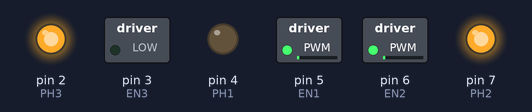
Recording of a sketch running on a simulated Arduino Uno, built with avr-gcc and run on an emulated ATmega328P. On the bench: switched loads named in the sketch (green lamp = pin HIGH), output pins drawn as LEDs (lit = HIGH). What the sketch prints to the serial monitor is not drawn.

Above: at 0.05 s.
At 0.85 s:
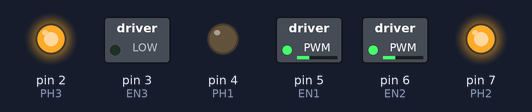
At 1.65 s:
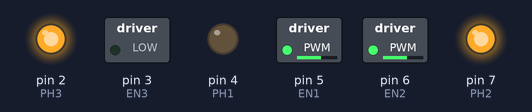
At 2.25 s:
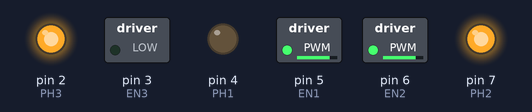
At 3.25 s:
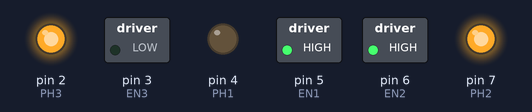
Timing chart, 0 to 7.5 s (numbered marks = the images above):
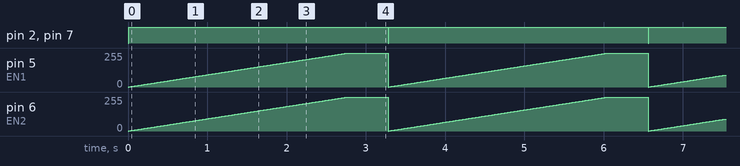

The sketch:

motor_test.ino
```cpp
#include "Motors.h"

void setup() {
  // put your setup code here, to run once:
  Serial.begin(9600);
  Motors::init();
}

unsigned short direction = 0;

void loop() {
  for (int i = 0; i<=255; i++){
    Motors::MoveMotors(0, i, 0);
    Serial.println(i);
    delay(10);
  }
  delay(500);
}
```

Motors.cpp
```cpp
#include "Motors.h"
#include "Arduino.h"
#include "Math.h"

#define EN1 5
#define EN2 6
#define EN3 3

#define PH1 4
#define PH2 7
#define PH3 2

void Motors::MoveMotors(float theta, int speed, float angle){
  if(speed < 0 || speed > 255){
    Serial.println("Error: invalid MoveMotors speed input");
    return;
  }

  float angle1 = (30 + theta) * PI/180;
  float angle2 = (150 + theta) * PI/180;
  float angle3 = (90 + theta) * PI/180;

  float speed1 = cos(angle1) * speed + angle;
  float speed2 = cos(angle2) * speed + angle;
  float speed3 = cos(angle3) * speed + angle;


  //find maximum and divide them by it, makes at least one value 1 and all others proportional
  float max = max(max(speed1, speed2), speed3);
  speed1 /= max;
  speed2 /= max;
  speed3 /= max;

  //multiply all values by desired speed
  speed1 *= min(255, speed);
  speed2 *= min(255, speed);
  speed3 *= min(255, speed);

  MoveMotor(0, speed1);
  MoveMotor(1, speed2);
  MoveMotor(2, speed3);
}

void Motors::MoveMotor(int motor, float speed){
    int phPin;
    int enPin;

    switch (motor)
    {
        case 0:
            phPin = PH1;
            enPin = EN1;
            break;
        case 1:
            phPin = PH2;
            enPin = EN2;
            break;
        case 2:
            phPin = PH3;
            enPin = EN3;
            break;
    }
    digitalWrite(phPin, speed < 0 ? 1 : 0);
    analogWrite(enPin, abs(speed));
}

void Motors::init(){
    pinMode(EN1, OUTPUT);
    pinMode(EN2, OUTPUT);
    pinMode(EN3, OUTPUT);
    pinMode(PH1, OUTPUT);
    pinMode(PH2, OUTPUT);
    pinMode(PH3, OUTPUT);
}
```

Motors.h
```cpp
#ifndef MOTORS_H
#define MOTORS_H
class Motors{
    public:
        static void init();
        static void MoveMotors(float theta, int speed, float angle);

    private:
        static void MoveMotor(int motor, float speed);

};
#endif
```

Measured:
- by itself, pin 2 (PH3), pin 7 (PH2): alternates HIGH for 3.3 s and LOW for 0.01 s
- by itself, pin 5 (EN1), pin 6 (EN2): ramps from 0/255 to 255/255 and jumps back, once every 3.3 s
